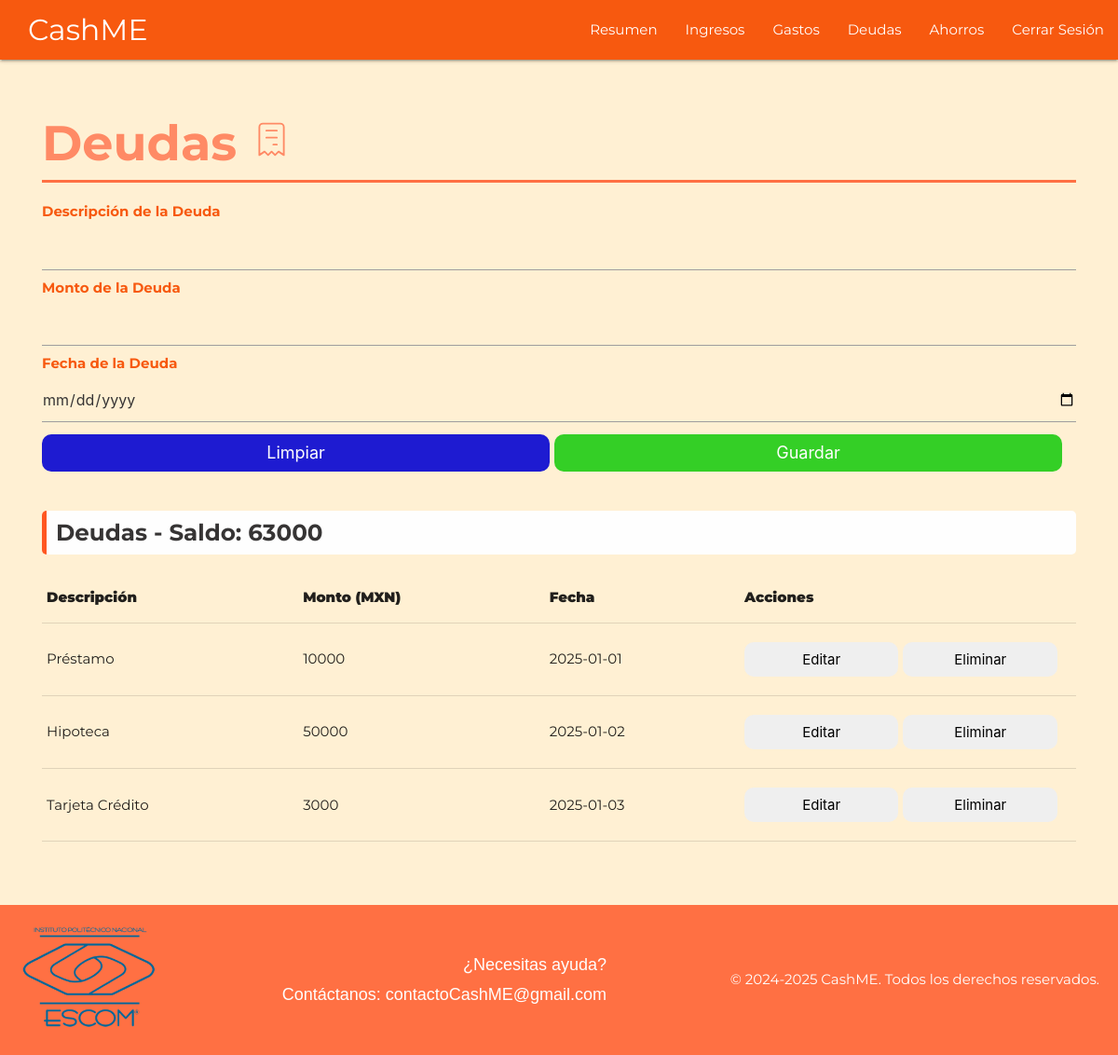
The page /deudas.php (signed in) on the database its author committed.
### tables this page shows
CREATE TABLE IF NOT EXISTS `Deuda` (
  `idDeuda` INT NOT NULL AUTO_INCREMENT,
  `DeudaDesc` VARCHAR(45) NULL,
  `DeudaMonto` FLOAT NULL,
  `DeudaFecha` DATE NULL,
  `DeudaCobro` VARCHAR(45) NULL,
  `usuario_idUsuario` INT NOT NULL,
  PRIMARY KEY (`idDeuda`),
  INDEX `fk_Deuda_usuario1_idx` (`usuario_idUsuario` ASC) VISIBLE,
  CONSTRAINT `fk_Deuda_usuario1`
    FOREIGN KEY (`usuario_idUsuario`)
    REFERENCES `usuario` (`idUsuario`)
    ON DELETE NO ACTION
    ON UPDATE NO ACTION);

### deudas.php (the view, shortened to what this page needs)
<?php
    if (isset($_SESSION['user_id'])) {
        $usuario_id = $_SESSION['user_id'];
    } else {
        header("Location: loginUsuario.php");
        exit();
    }
    $conexion = mysqli_connect("localhost", "root", "123456", "dbcashme");
    $query_saldo = "SELECT SUM(DeudaMonto) as deudaSaldo FROM Deuda WHERE usuario_idUsuario = $usuario_id";
    $result_saldo = mysqli_query($conexion, $query_saldo);
    $row_saldo = mysqli_fetch_assoc($result_saldo);
    $deudaSaldo = $row_saldo['deudaSaldo'];
?>
<!DOCTYPE html>
<html lang="en">
<head>
    <link rel="stylesheet" href="https://cdnjs.cloudflare.com/ajax/libs/materialize/1.0.0/css/materialize.min.css">
    <link href="css/styles_02.css" rel="stylesheet">
</head>
<body>
    <nav>
        <div class="nav-wrapper">
            <a href="index.html" class="brand-logo">CashME</a>
            <ul id="nav-mobile" class="right hide-on-med-and-down">
                <li><a class="sombras" href="resumen.php">Resumen</a></li>
                <li><a class="sombras" href="ingresos.php">Ingresos</a></li>
                <li><a class="sombras" href="gastos.php">Gastos</a></li>
                <li><a class="sombras" href="deudas.php">Deudas</a></li>
                <li><a class="sombras" href="ahorros.php">Ahorros</a></li>
                <li><a id="cierre" href="logout.php">  Cerrar Sesión</a></li>
            </ul>
        </div>
    </nav>
    <section id="tabla-resumen">
        <div>
            <div class="texto">
                <h5 class="center-align">Deudas <svg xmlns="http://www.w3.org/2000/svg" viewBox="0 0 24 24" fill="none" stroke="currentColor" stroke-linecap="round" stroke-linejoin="round" width="45" height="45" stroke-width="1">
                <path d="M5 21v-16a2 2 0 0 1 2 -2h10a2 2 0 0 1 2 2v16l-3 -2l-2 2l-2 -2l-2 2l-2 -2l-3 2m4 -14h6m-6 4h6m-2 4h2"></path>
                </svg></h5>
                <div>
                    <form method="POST" action="">
                        <label for="DeudaDesc">Descripción de la Deuda</label>
                        <input type="text" class="ingresar" id="DeudaDesc" name="DeudaDesc" required>
                        <label for="DeudaMonto">Monto de la Deuda</label>
                        <input type="number" class="ingresar" id="DeudaMonto" name="DeudaMonto" required>
                        <label for="DeudaFecha">Fecha de la Deuda</label>
                        <input type="date" class="ingresar" id="DeudaFecha" name="DeudaFecha" required>
                        <div>
                            <button type="button" class="clear" onclick="limpiarFormulario()">Limpiar</button>
                            <button type="submit" class="save">Guardar</button>
                        </div>
                    </form>
                </div>
            </div>
        <br>
        <br>
        <br>
        <div>
            <h5 class="left-align headings">Deudas - Saldo: <?php echo $deudaSaldo; ?></h5>
        </div>
        <table class="tablaDeudas">
        <thead>
            <tr>
                <th><b>Descripción</b></th>
                <th><b>Monto (MXN)</b></th>
                <th><b>Fecha</b></th>
                <th><b>Acciones</b></th>
            </tr>
        </thead>
        <tbody id="tabla-deudas">
        <?php
        $consulta = "SELECT * FROM Deuda WHERE usuario_idUsuario = '$usuario_id'";
        $resultado = mysqli_query($conexion, $consulta);
        while ($mostrar = mysqli_fetch_array($resultado)) {
        ?>
        <tr data-id="<?php echo $mostrar['idDeuda']; ?>">
            <td class="desc" contenteditable="false"><?php echo $mostrar['DeudaDesc']; ?></td>
            <td class="monto" contenteditable="false"><?php echo $mostrar['DeudaMonto']; ?></td>
            <td class="fecha" contenteditable="false"><?php echo $mostrar['DeudaFecha']; ?></td>
            <td>
                <button class="editar" type="button">Editar</button>
                <button class="eliminar" type="button">Eliminar</button>
            </td>
        </tr>
        <?php
        }
        ?>
        </tbody>
        </table>
        </section>
    <br>
    <footer class="footer">
        <div class="footer-container">
            <div class="footer-logo">
                <img src="img/logoEscom.png" alt="Logo de la empresa" class="footer-image">
            </div>
            <div class="footer-contact">
                <p>¿Necesitas ayuda?</p>
                <p>Contáctanos: contactoCashME@gmail.com</p>
            </div>
            <p>&copy; 2024-2025 CashME. Todos los derechos reservados.</p>
        </div>
    </footer>
</body>
</html>

### css/styles_02.css (style rules this page uses)
:root { --azul: rgb(30, 27, 209); --negro: #000000; --gris: #363434; --blanco: #fefefe; --nar1: #fff0d3; --nar2: #ffccbc; --nar3: #ffab91; --nar4: #ff8a65; --nar5: #ff7043; --nar6: #ff5722; --nar7: #f7590f; --rojo: rgb(224, 0, 0); --verde: #34cf26; }
body { font-family: "Montserrat", serif; font-optical-sizing: auto; font-weight: 400; font-style: normal; background-color: var(--nar1); padding: 0rem; }
.nav-wrapper { background-color: var(--nar7); }
.brand-logo { margin: 0px 30px; }
#tabla-resumen { padding: 3rem; }
.texto { font-size: 1rem; }
.headings { margin: 20px 0; padding: 10px; border-left: 5px solid var(--nar6); background-color: var(--blanco); color: var(--gris); font-weight: bold; border-radius: 5px; }
h5.center-align { text-align: left; font-size: 3.5rem; font-weight: bold; color: var(--nar4); border-bottom: 3px solid var(--nar5); padding-bottom: 10px; margin-bottom: 20px; }
label { display: block; margin-bottom: 5px; font-weight: bold; color: var(--nar7); font-size: 1rem; }
.ingresar { width: 100%; padding: 10px; margin-bottom: 15px; border: 2px solid var(--nar6); color: var(--gris); box-sizing: border-box; }
button { width: calc(50% - 10px); padding: 10px; margin: 5px 5px 5px 0; border: none; border-radius: 10px; cursor: pointer; font-size: 1em; display: inline-block; text-align: center; float: left; }
button.save, button.clear { display: flex; align-items: center; justify-content: center; padding: 10px; font-size: 1.2rem; border-radius: 10px; cursor: pointer; border: none; text-align: center; }
button.save { background-color: var(--verde); color: var(--blanco); }
button.clear { background-color: var(--azul); color: var(--blanco); }
.footer { background-color: var(--nar5); padding: 20px; width: 100%; box-sizing: border-box; }
.footer-container { max-width: 1200px; margin: 0 auto; display: flex; justify-content: space-between; align-items: center; flex-wrap: wrap; gap: 20px; }
.footer-image { width: 150px; height: auto; }
.footer-contact { color: var(--blanco); text-align: right; font-family: Arial, sans-serif; }
.footer-contact p { margin: 5px 0; font-size: 18px; }
footer p { color: var(--blanco); }

### rows shown on the page
deuda: DeudaDesc "Préstamo", DeudaMonto "10000", DeudaFecha "2025-01-01"
deuda: DeudaDesc "Hipoteca", DeudaMonto "50000", DeudaFecha "2025-01-02"
deuda: DeudaDesc "Tarjeta Crédito", DeudaMonto "3000", DeudaFecha "2025-01-03"

### other values the page prints
$deudaSaldo "63000"
